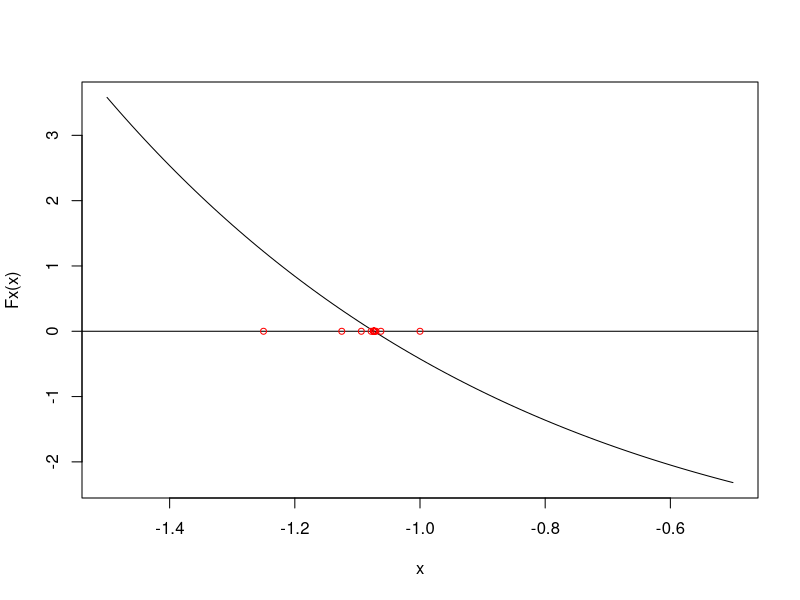

The R script that drew this image:
funcBiseccion<-function(a,b){
  Fx <- function(x) -x*exp(-x) -pi
  x<-seq(a,b,0.01)
  plot(x,Fx(x),type="l")
  abline(h=0)
  i<-0
  x<-b
  c<-abs(a-b)/2
  while (c > 1.e-8)
  {
    if (Fx(x) == 0) break
    if (Fx(x)*Fx(a) < 0) b <- x 
    else {a <- x}
    i<-i+1
    x<-(a+b)/2
    c<-abs(a-b)/2
    points(x,0, cex = .8, col = "red")
    cat("Solucion=",x,"\t Error=",c,"\t Iteracion=",i,"\n")
  }
}
funcBiseccion(-1.5,-0.5)